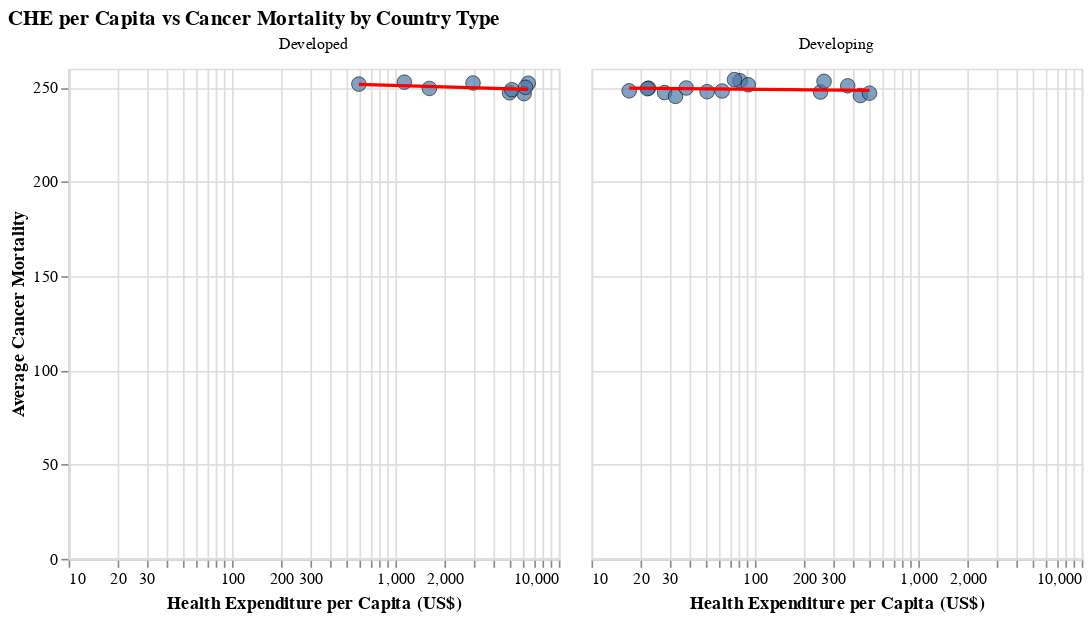

Notebook code cell kept with this figure:
### Code cell
base_chart = alt.Chart(data).mark_circle(size=80, opacity=0.7, stroke='black', strokeWidth=0.5).encode(
    x=alt.X(
        "Current Health Expenditure (CHE) per Capita in US$",
        scale=alt.Scale(type='log'),
        title="Health Expenditure per Capita (US$)"
    ),
    y=alt.Y("Mortality", title="Average Cancer Mortality"),
    tooltip=["Country", "Mortality", "Current Health Expenditure (CHE) per Capita in US$", "GDP_per_Capita"]
)

regression_chart = base_chart.transform_regression(
    "Current Health Expenditure (CHE) per Capita in US$",
    "Mortality"
).mark_line(size=2, color='red')


final_plot = (base_chart + regression_chart)


facet_chart = final_plot.facet(
    column=alt.Column("Country_Type:N", title=None)
).properties(
    title="CHE per Capita vs Cancer Mortality by Country Type",
    bounds="flush"
)

facet_chart

### Figure 1 — Vega-Lite specification as saved in the notebook (floating-point values rounded to 4 significant figures)
{"config": {"view": {"continuousWidth": 300, "continuousHeight": 300}}, "data": {"name": "data-55c6e5cefed184ef41179c1e16e3a702"}, "facet": {"column": {"field": "Country_Type", "title": null, "type": "nominal"}}, "spec": {"layer": [{"mark": {"type": "circle", "opacity": 0.7, "size": 80, "stroke": "black", "strokeWidth": 0.5}, "encoding": {"tooltip": [{"field": "Country", "type": "nominal"}, {"field": "Mortality", "type": "quantitative"}, {"field": "Current Health Expenditure (CHE) per Capita in US$", "type": "quantitative"}, {"field": "GDP_per_Capita", "type": "quantitative"}], "x": {"field": "Current Health Expenditure (CHE) per Capita in US$", "scale": {"type": "log"}, "title": "Health Expenditure per Capita (US$)", "type": "quantitative"}, "y": {"field": "Mortality", "title": "Average Cancer Mortality", "type": "quantitative"}}}, {"mark": {"type": "line", "color": "red", "size": 2}, "encoding": {"tooltip": [{"field": "Country", "type": "nominal"}, {"field": "Mortality", "type": "quantitative"}, {"field": "Current Health Expenditure (CHE) per Capita in US$", "type": "quantitative"}, {"field": "GDP_per_Capita", "type": "quantitative"}], "x": {"field": "Current Health Expenditure (CHE) per Capita in US$", "scale": {"type": "log"}, "title": "Health Expenditure per Capita (US$)", "type": "quantitative"}, "y": {"field": "Mortality", "title": "Average Cancer Mortality", "type": "quantitative"}}, "transform": [{"on": "Current Health Expenditure (CHE) per Capita in US$", "regression": "Mortality"}]}]}, "bounds": "flush", "title": "CHE per Capita vs Cancer Mortality by Country Type", "$schema": "https://vega.github.io/schema/vega-lite/v5.20.1.json", "datasets": {"data-55c6e5cefed184ef41179c1e16e3a702": [{"Country": "Afghanistan", "Incidence": 507.6, "Mortality": 253.6, "Prevalence": 1037.0, "Urban_Population": 60.26, "Health_Expenditure_%GDP": 8.99, "Tobacco_Use_%": 24.81, "Alcohol_Consumption_Liters": 7.98, "Physical_Activity_%": 50.08, "Obesity_%": 25.04, "Air_Quality_Index": 99.42, "UV_Radiation": 5.99, "Family_History_%": 30.24, "Genetic_Mutation_%": 12.49, "Treatment_Coverage_%": 75.49, "GDP_per_Capita": 415.7, "Life_Expectancy": 67.52, "Health_Infrastructure_Index": 5.5, "Education_Index": 0.65, "Population_Density": 503.2, "Current Health Expenditure (CHE)": 3221.0, "Current Health Expenditure (CHE) per Capita in US$": 81.0, "Out-of-Pocket Expenditure (OOPS) per Capita in US$": 62.0, "Out-of-pocket (OOPS) as % of Current Health Expenditure (CHE)": 76.67, "Primary Health Care (PHC) Expenditure per Capita in US$": 46.67, "Country_Type": "Developing"}, {"Country": "Australia", "Incidence": 491.4, "Mortality": 252.3, "Prevalence": 1057.0, "Urban_Population": 59.58, "Health_Expenditure_%GDP": 8.98, "Tobacco_Use_%": 25.09, "Alcohol_Consumption_Liters": 8.12, "Physical_Activity_%": 49.74, "Obesity_%": 24.66, "Air_Quality_Index": 99.86, "UV_Radiation": 5.99, "Family_History_%": 30.12, "Genetic_Mutation_%": 12.56, "Treatment_Coverage_%": 75.02, "GDP_per_Capita": 64820.0, "Life_Expectancy": 67.42, "Health_Infrastructure_Index": 5.55, "Education_Index": 0.65, "Population_Density": 511.0, "Current Health Expenditure (CHE)": 168000.0, "Current Health Expenditure (CHE) per Capita in US$": 6496.0, "Out-of-Pocket Expenditure (OOPS) per Capita in US$": 930.0, "Out-of-pocket (OOPS) as % of Current Health Expenditure (CHE)": 14.5, "Primary Health Care (PHC) Expenditure per Capita in US$": 2386.0, "Country_Type": "Developed"}, {"Country": "Bangladesh", "Incidence": 498.3, "Mortality": 247.8, "Prevalence": 1053.0, "Urban_Population": 60.05, "Health_Expenditure_%GDP": 8.98, "Tobacco_Use_%": 25.23, "Alcohol_Consumption_Liters": 8.01, "Physical_Activity_%": 50.1, "Obesity_%": 25.12, "Air_Quality_Index": 99.83, "UV_Radiation": 6.0, "Family_History_%": 30.01, "Genetic_Mutation_%": 12.4, "Treatment_Coverage_%": 75.31, "GDP_per_Capita": 2551.0, "Life_Expectancy": 67.17, "Health_Infrastructure_Index": 5.49, "Education_Index": 0.65, "Population_Density": 509.0, "Current Health Expenditure (CHE)": 8482.0, "Current Health Expenditure (CHE) per Capita in US$": 51.0, "Out-of-Pocket Expenditure (OOPS) per Capita in US$": 38.0, "Out-of-pocket (OOPS) as % of Current Health Expenditure (CHE)": 74.0, "Primary Health Care (PHC) Expenditure per Capita in US$": 34.0, "Country_Type": "Developing"}, {"Country": "Canada", "Incidence": 504.1, "Mortality": 246.7, "Prevalence": 1059.0, "Urban_Population": 59.63, "Health_Expenditure_%GDP": 9.0, "Tobacco_Use_%": 24.86, "Alcohol_Consumption_Liters": 8.07, "Physical_Activity_%": 49.95, "Obesity_%": 25.17, "Air_Quality_Index": 100.4, "UV_Radiation": 5.95, "Family_History_%": 29.87, "Genetic_Mutation_%": 12.49, "Treatment_Coverage_%": 75.46, "GDP_per_Capita": 53430.0, "Life_Expectancy": 67.38, "Health_Infrastructure_Index": 5.5, "Education_Index": 0.65, "Population_Density": 517.9, "Current Health Expenditure (CHE)": 235900.0, "Current Health Expenditure (CHE) per Capita in US$": 6129.0, "Out-of-Pocket Expenditure (OOPS) per Capita in US$": 869.3, "Out-of-pocket (OOPS) as % of Current Health Expenditure (CHE)": 14.33, "Primary Health Care (PHC) Expenditure per Capita in US$": 2381.0, "Country_Type": "Developed"}, {"Country": "DR Congo", "Incidence": 504.6, "Mortality": 249.6, "Prevalence": 1056.0, "Urban_Population": 60.19, "Health_Expenditure_%GDP": 9.01, "Tobacco_Use_%": 25.03, "Alcohol_Consumption_Liters": 8.0, "Physical_Activity_%": 49.42, "Obesity_%": 24.96, "Air_Quality_Index": 98.25, "UV_Radiation": 5.97, "Family_History_%": 29.65, "Genetic_Mutation_%": 12.5, "Treatment_Coverage_%": 75.35, "GDP_per_Capita": 627.5, "Life_Expectancy": 67.51, "Health_Infrastructure_Index": 5.46, "Education_Index": 0.65, "Population_Density": 509.9, "Current Health Expenditure (CHE)": 2203.0, "Current Health Expenditure (CHE) per Capita in US$": 22.33, "Out-of-Pocket Expenditure (OOPS) per Capita in US$": 8.33, "Out-of-pocket (OOPS) as % of Current Health Expenditure (CHE)": 38.67, "Primary Health Care (PHC) Expenditure per Capita in US$": 12.67, "Country_Type": "Developing"}, {"Country": "Ethiopia", "Incidence": 504.4, "Mortality": 247.3, "Prevalence": 1049.0, "Urban_Population": 60.23, "Health_Expenditure_%GDP": 9.08, "Tobacco_Use_%": 24.83, "Alcohol_Consumption_Liters": 7.86, "Physical_Activity_%": 49.69, "Obesity_%": 25.07, "Air_Quality_Index": 101.1, "UV_Radiation": 6.01, "Family_History_%": 29.79, "Genetic_Mutation_%": 12.53, "Treatment_Coverage_%": 74.94, "GDP_per_Capita": 1272.0, "Life_Expectancy": 67.42, "Health_Infrastructure_Index": 5.46, "Education_Index": 0.65, "Population_Density": 501.8, "Current Health Expenditure (CHE)": 3363.0, "Current Health Expenditure (CHE) per Capita in US$": 28.0, "Out-of-Pocket Expenditure (OOPS) per Capita in US$": 9.0, "Out-of-pocket (OOPS) as % of Current Health Expenditure (CHE)": 33.0, "Primary Health Care (PHC) Expenditure per Capita in US$": 22.0, "Country_Type": "Developing"}, {"Country": "France", "Incidence": 493.3, "Mortality": 247.2, "Prevalence": 1050.0, "Urban_Population": 60.1, "Health_Expenditure_%GDP": 9.04, "Tobacco_Use_%": 24.86, "Alcohol_Consumption_Liters": 7.99, "Physical_Activity_%": 50.15, "Obesity_%": 24.93, "Air_Quality_Index": 101.0, "UV_Radiation": 6.06, "Family_History_%": 30.1, "Genetic_Mutation_%": 12.44, "Treatment_Coverage_%": 74.81, "GDP_per_Capita": 44690.0, "Life_Expectancy": 67.48, "Health_Infrastructure_Index": 5.46, "Education_Index": 0.65, "Population_Density": 512.8, "Current Health Expenditure (CHE)": 337900.0, "Current Health Expenditure (CHE) per Capita in US$": 4997.0, "Out-of-Pocket Expenditure (OOPS) per Capita in US$": 443.3, "Out-of-pocket (OOPS) as % of Current Health Expenditure (CHE)": 9.0, "Primary Health Care (PHC) Expenditure per Capita in US$": 2150.0, "Country_Type": "Developed"}, {"Country": "Germany", "Incidence": 501.6, "Mortality": 250.1, "Prevalence": 1049.0, "Urban_Population": 59.64, "Health_Expenditure_%GDP": 9.01, "Tobacco_Use_%": 25.23, "Alcohol_Consumption_Liters": 8.03, "Physical_Activity_%": 50.03, "Obesity_%": 25.26, "Air_Quality_Index": 100.4, "UV_Radiation": 6.03, "Family_History_%": 29.8, "Genetic_Mutation_%": 12.54, "Treatment_Coverage_%": 74.71, "GDP_per_Capita": 54340.0, "Life_Expectancy": 67.55, "Health_Infrastructure_Index": 5.53, "Education_Index": 0.65, "Population_Density": 509.9, "Current Health Expenditure (CHE)": 520000.0, "Current Health Expenditure (CHE) per Capita in US$": 6251.0, "Out-of-Pocket Expenditure (OOPS) per Capita in US$": 722.7, "Out-of-pocket (OOPS) as % of Current Health Expenditure (CHE)": 11.67, "Primary Health Care (PHC) Expenditure per Capita in US$": 2802.0, "Country_Type": "Developed"}, {"Country": "Ghana", "Incidence": 502.1, "Mortality": 251.4, "Prevalence": 1059.0, "Urban_Population": 59.94, "Health_Expenditure_%GDP": 8.98, "Tobacco_Use_%": 25.41, "Alcohol_Consumption_Liters": 7.93, "Physical_Activity_%": 50.24, "Obesity_%": 24.91, "Air_Quality_Index": 101.8, "UV_Radiation": 6.05, "Family_History_%": 30.21, "Genetic_Mutation_%": 12.49, "Treatment_Coverage_%": 74.73, "GDP_per_Capita": 2260.0, "Life_Expectancy": 67.27, "Health_Infrastructure_Index": 5.52, "Education_Index": 0.65, "Population_Density": 501.5, "Current Health Expenditure (CHE)": 2968.0, "Current Health Expenditure (CHE) per Capita in US$": 91.0, "Out-of-Pocket Expenditure (OOPS) per Capita in US$": 23.0, "Out-of-pocket (OOPS) as % of Current Health Expenditure (CHE)": 25.0, "Primary Health Care (PHC) Expenditure per Capita in US$": 56.0, "Country_Type": "Developing"}, {"Country": "Iraq", "Incidence": 504.0, "Mortality": 247.6, "Prevalence": 1048.0, "Urban_Population": 59.97, "Health_Expenditure_%GDP": 8.97, "Tobacco_Use_%": 24.88, "Alcohol_Consumption_Liters": 8.01, "Physical_Activity_%": 49.58, "Obesity_%": 25.11, "Air_Quality_Index": 98.89, "UV_Radiation": 6.07, "Family_History_%": 29.88, "Genetic_Mutation_%": 12.55, "Treatment_Coverage_%": 74.8, "GDP_per_Capita": 5565.0, "Life_Expectancy": 67.25, "Health_Infrastructure_Index": 5.34, "Education_Index": 0.65, "Population_Density": 506.0, "Current Health Expenditure (CHE)": 10840.0, "Current Health Expenditure (CHE) per Capita in US$": 252.0, "Out-of-Pocket Expenditure (OOPS) per Capita in US$": 126.0, "Out-of-pocket (OOPS) as % of Current Health Expenditure (CHE)": 50.0, "Primary Health Care (PHC) Expenditure per Capita in US$": 126.0, "Country_Type": "Developing"}, {"Country": "Madagascar", "Incidence": 501.5, "Mortality": 248.2, "Prevalence": 1054.0, "Urban_Population": 59.84, "Health_Expenditure_%GDP": 9.03, "Tobacco_Use_%": 25.2, "Alcohol_Consumption_Liters": 8.19, "Physical_Activity_%": 49.88, "Obesity_%": 25.17, "Air_Quality_Index": 99.18, "UV_Radiation": 5.95, "Family_History_%": 29.89, "Genetic_Mutation_%": 12.52, "Treatment_Coverage_%": 75.12, "GDP_per_Capita": 506.2, "Life_Expectancy": 67.59, "Health_Infrastructure_Index": 5.49, "Education_Index": 0.65, "Population_Density": 502.4, "Current Health Expenditure (CHE)": 498.0, "Current Health Expenditure (CHE) per Capita in US$": 17.0, "Out-of-Pocket Expenditure (OOPS) per Capita in US$": 5.5, "Out-of-pocket (OOPS) as % of Current Health Expenditure (CHE)": 32.0, "Primary Health Care (PHC) Expenditure per Capita in US$": 11.5, "Country_Type": "Developing"}, {"Country": "Malaysia", "Incidence": 498.1, "Mortality": 245.7, "Prevalence": 1066.0, "Urban_Population": 59.88, "Health_Expenditure_%GDP": 9.07, "Tobacco_Use_%": 24.94, "Alcohol_Consumption_Liters": 7.98, "Physical_Activity_%": 51.04, "Obesity_%": 24.9, "Air_Quality_Index": 98.36, "UV_Radiation": 6.0, "Family_History_%": 30.15, "Genetic_Mutation_%": 12.59, "Treatment_Coverage_%": 74.75, "GDP_per_Capita": 11380.0, "Life_Expectancy": 67.56, "Health_Infrastructure_Index": 5.49, "Education_Index": 0.65, "Population_Density": 509.7, "Current Health Expenditure (CHE)": 15060.0, "Current Health Expenditure (CHE) per Capita in US$": 442.0, "Out-of-Pocket Expenditure (OOPS) per Capita in US$": 146.0, "Out-of-pocket (OOPS) as % of Current Health Expenditure (CHE)": 33.0, "Primary Health Care (PHC) Expenditure per Capita in US$": 204.5, "Country_Type": "Developing"}, {"Country": "Mexico", "Incidence": 503.3, "Mortality": 251.8, "Prevalence": 1048.0, "Urban_Population": 59.92, "Health_Expenditure_%GDP": 8.86, "Tobacco_Use_%": 25.23, "Alcohol_Consumption_Liters": 8.12, "Physical_Activity_%": 50.08, "Obesity_%": 24.87, "Air_Quality_Index": 98.96, "UV_Radiation": 6.08, "Family_History_%": 30.07, "Genetic_Mutation_%": 12.45, "Treatment_Coverage_%": 75.22, "GDP_per_Capita": 13790.0, "Life_Expectancy": 67.36, "Health_Infrastructure_Index": 5.54, "Education_Index": 0.65, "Population_Density": 506.8, "Current Health Expenditure (CHE)": 76320.0, "Current Health Expenditure (CHE) per Capita in US$": 597.3, "Out-of-Pocket Expenditure (OOPS) per Capita in US$": 237.3, "Out-of-pocket (OOPS) as % of Current Health Expenditure (CHE)": 39.67, "Primary Health Care (PHC) Expenditure per Capita in US$": 263.0, "Country_Type": "Developed"}, {"Country": "Nepal", "Incidence": 503.6, "Mortality": 248.1, "Prevalence": 1053.0, "Urban_Population": 59.73, "Health_Expenditure_%GDP": 9.1, "Tobacco_Use_%": 24.88, "Alcohol_Consumption_Liters": 7.91, "Physical_Activity_%": 49.66, "Obesity_%": 24.87, "Air_Quality_Index": 100.4, "UV_Radiation": 6.01, "Family_History_%": 30.03, "Genetic_Mutation_%": 12.52, "Treatment_Coverage_%": 74.69, "GDP_per_Capita": 1378.0, "Life_Expectancy": 67.73, "Health_Infrastructure_Index": 5.47, "Education_Index": 0.65, "Population_Density": 515.9, "Current Health Expenditure (CHE)": 1836.0, "Current Health Expenditure (CHE) per Capita in US$": 63.0, "Out-of-Pocket Expenditure (OOPS) per Capita in US$": 33.0, "Out-of-pocket (OOPS) as % of Current Health Expenditure (CHE)": 52.5, "Primary Health Care (PHC) Expenditure per Capita in US$": 40.5, "Country_Type": "Developing"}, {"Country": "Niger", "Incidence": 491.8, "Mortality": 245.3, "Prevalence": 1038.0, "Urban_Population": 60.21, "Health_Expenditure_%GDP": 8.99, "Tobacco_Use_%": 25.35, "Alcohol_Consumption_Liters": 8.03, "Physical_Activity_%": 49.68, "Obesity_%": 24.92, "Air_Quality_Index": 98.18, "UV_Radiation": 6.02, "Family_History_%": 30.2, "Genetic_Mutation_%": 12.52, "Treatment_Coverage_%": 75.35, "GDP_per_Capita": 642.9, "Life_Expectancy": 67.42, "Health_Infrastructure_Index": 5.61, "Education_Index": 0.65, "Population_Density": 504.9, "Current Health Expenditure (CHE)": 795.3, "Current Health Expenditure (CHE) per Capita in US$": 32.67, "Out-of-Pocket Expenditure (OOPS) per Capita in US$": 14.0, "Out-of-pocket (OOPS) as % of Current Health Expenditure (CHE)": 42.33, "Primary Health Care (PHC) Expenditure per Capita in US$": 21.33, "Country_Type": "Developing"}, {"Country": "Nigeria", "Incidence": 499.0, "Mortality": 254.2, "Prevalence": 1040.0, "Urban_Population": 59.7, "Health_Expenditure_%GDP": 8.99, "Tobacco_Use_%": 24.82, "Alcohol_Consumption_Liters": 7.92, "Physical_Activity_%": 49.95, "Obesity_%": 24.78, "Air_Quality_Index": 100.9, "UV_Radiation": 6.09, "Family_History_%": 30.0, "Genetic_Mutation_%": 12.52, "Treatment_Coverage_%": 74.97, "GDP_per_Capita": 1597.0, "Life_Expectancy": 67.44, "Health_Infrastructure_Index": 5.56, "Education_Index": 0.65, "Population_Density": 508.1, "Current Health Expenditure (CHE)": 16210.0, "Current Health Expenditure (CHE) per Capita in US$": 75.0, "Out-of-Pocket Expenditure (OOPS) per Capita in US$": 56.5, "Out-of-pocket (OOPS) as % of Current Health Expenditure (CHE)": 75.5, "Primary Health Care (PHC) Expenditure per Capita in US$": 50.5, "Country_Type": "Developing"}, {"Country": "Pakistan", "Incidence": 495.6, "Mortality": 249.7, "Prevalence": 1033.0, "Urban_Population": 60.53, "Health_Expenditure_%GDP": 8.96, "Tobacco_Use_%": 24.89, "Alcohol_Consumption_Liters": 8.0, "Physical_Activity_%": 50.09, "Obesity_%": 25.13, "Air_Quality_Index": 96.79, "UV_Radiation": 5.98, "Family_History_%": 29.86, "Genetic_Mutation_%": 12.43, "Treatment_Coverage_%": 74.87, "GDP_per_Capita": 1365.0, "Life_Expectancy": 67.06, "Health_Infrastructure_Index": 5.5, "Education_Index": 0.65, "Population_Density": 508.6, "Current Health Expenditure (CHE)": 9060.0, "Current Health Expenditure (CHE) per Capita in US$": 38.0, "Out-of-Pocket Expenditure (OOPS) per Capita in US$": 19.0, "Out-of-pocket (OOPS) as % of Current Health Expenditure (CHE)": 51.0, "Primary Health Care (PHC) Expenditure per Capita in US$": 21.0, "Country_Type": "Developing"}, {"Country": "Poland", "Incidence": 495.3, "Mortality": 252.8, "Prevalence": 1059.0, "Urban_Population": 59.81, "Health_Expenditure_%GDP": 8.91, "Tobacco_Use_%": 25.3, "Alcohol_Consumption_Liters": 8.1, "Physical_Activity_%": 49.81, "Obesity_%": 24.78, "Air_Quality_Index": 99.58, "UV_Radiation": 6.01, "Family_History_%": 30.03, "Genetic_Mutation_%": 12.5, "Treatment_Coverage_%": 74.65, "GDP_per_Capita": 22060.0, "Life_Expectancy": 67.33, "Health_Infrastructure_Index": 5.47, "Education_Index": 0.65, "Population_Density": 507.9, "Current Health Expenditure (CHE)": 42280.0, "Current Health Expenditure (CHE) per Capita in US$": 1134.0, "Out-of-Pocket Expenditure (OOPS) per Capita in US$": 220.0, "Out-of-pocket (OOPS) as % of Current Health Expenditure (CHE)": 19.67, "Primary Health Care (PHC) Expenditure per Capita in US$": 488.7, "Country_Type": "Developed"}, {"Country": "Saudi Arabia", "Incidence": 494.1, "Mortality": 249.5, "Prevalence": 1041.0, "Urban_Population": 59.79, "Health_Expenditure_%GDP": 8.88, "Tobacco_Use_%": 24.96, "Alcohol_Consumption_Liters": 7.98, "Physical_Activity_%": 50.55, "Obesity_%": 24.96, "Air_Quality_Index": 100.0, "UV_Radiation": 5.99, "Family_History_%": 29.81, "Genetic_Mutation_%": 12.43, "Treatment_Coverage_%": 75.08, "GDP_per_Capita": 32090.0, "Life_Expectancy": 67.49, "Health_Infrastructure_Index": 5.47, "Education_Index": 0.65, "Population_Density": 496.6, "Current Health Expenditure (CHE)": 50320.0, "Current Health Expenditure (CHE) per Capita in US$": 1615.0, "Out-of-Pocket Expenditure (OOPS) per Capita in US$": 163.5, "Out-of-pocket (OOPS) as % of Current Health Expenditure (CHE)": 10.0, "Primary Health Care (PHC) Expenditure per Capita in US$": 837.0, "Country_Type": "Developed"}, {"Country": "South Africa", "Incidence": 498.4, "Mortality": 247.0, "Prevalence": 1042.0, "Urban_Population": 59.72, "Health_Expenditure_%GDP": 9.01, "Tobacco_Use_%": 24.97, "Alcohol_Consumption_Liters": 8.08, "Physical_Activity_%": 50.91, "Obesity_%": 24.9, "Air_Quality_Index": 99.81, "UV_Radiation": 5.98, "Family_History_%": 30.64, "Genetic_Mutation_%": 12.45, "Treatment_Coverage_%": 75.09, "GDP_per_Capita": 6022.0, "Life_Expectancy": 67.42, "Health_Infrastructure_Index": 5.53, "Education_Index": 0.65, "Population_Density": 500.5, "Current Health Expenditure (CHE)": 30490.0, "Current Health Expenditure (CHE) per Capita in US$": 503.0, "Out-of-Pocket Expenditure (OOPS) per Capita in US$": 32.0, "Out-of-pocket (OOPS) as % of Current Health Expenditure (CHE)": 6.0, "Primary Health Care (PHC) Expenditure per Capita in US$": 287.0, "Country_Type": "Developing"}, {"Country": "Spain", "Incidence": 501.2, "Mortality": 252.4, "Prevalence": 1047.0, "Urban_Population": 59.83, "Health_Expenditure_%GDP": 9.01, "Tobacco_Use_%": 24.99, "Alcohol_Consumption_Liters": 7.97, "Physical_Activity_%": 50.15, "Obesity_%": 25.04, "Air_Quality_Index": 99.5, "UV_Radiation": 6.01, "Family_History_%": 30.13, "Genetic_Mutation_%": 12.48, "Treatment_Coverage_%": 75.34, "GDP_per_Capita": 33510.0, "Life_Expectancy": 67.37, "Health_Infrastructure_Index": 5.54, "Education_Index": 0.65, "Population_Density": 506.6, "Current Health Expenditure (CHE)": 141400.0, "Current Health Expenditure (CHE) per Capita in US$": 2984.0, "Out-of-Pocket Expenditure (OOPS) per Capita in US$": 579.3, "Out-of-pocket (OOPS) as % of Current Health Expenditure (CHE)": 19.33, "Primary Health Care (PHC) Expenditure per Capita in US$": 1111.0, "Country_Type": "Developed"}, {"Country": "Sudan", "Incidence": 493.5, "Mortality": 249.3, "Prevalence": 1053.0, "Urban_Population": 59.85, "Health_Expenditure_%GDP": 8.97, "Tobacco_Use_%": 25.37, "Alcohol_Consumption_Liters": 7.92, "Physical_Activity_%": 50.15, "Obesity_%": 24.84, "Air_Quality_Index": 101.0, "UV_Radiation": 6.01, "Family_History_%": 29.87, "Genetic_Mutation_%": 12.51, "Treatment_Coverage_%": 74.8, "GDP_per_Capita": 2183.0, "Life_Expectancy": 67.48, "Health_Infrastructure_Index": 5.47, "Education_Index": 0.65, "Population_Density": 503.9, "Current Health Expenditure (CHE)": 1037.0, "Current Health Expenditure (CHE) per Capita in US$": 22.0, "Out-of-Pocket Expenditure (OOPS) per Capita in US$": 12.0, "Out-of-pocket (OOPS) as % of Current Health Expenditure (CHE)": 53.0, "Primary Health Care (PHC) Expenditure per Capita in US$": 13.0, "Country_Type": "Developing"}, {"Country": "Thailand", "Incidence": 499.2, "Mortality": 250.9, "Prevalence": 1060.0, "Urban_Population": 60.17, "Health_Expenditure_%GDP": 9.01, "Tobacco_Use_%": 25.18, "Alcohol_Consumption_Liters": 8.0, "Physical_Activity_%": 50.07, "Obesity_%": 25.24, "Air_Quality_Index": 98.51, "UV_Radiation": 5.99, "Family_History_%": 29.8, "Genetic_Mutation_%": 12.47, "Treatment_Coverage_%": 74.97, "GDP_per_Capita": 7182.0, "Life_Expectancy": 67.4, "Health_Infrastructure_Index": 5.55, "Education_Index": 0.65, "Population_Density": 500.6, "Current Health Expenditure (CHE)": 26540.0, "Current Health Expenditure (CHE) per Capita in US$": 370.0, "Out-of-Pocket Expenditure (OOPS) per Capita in US$": 34.0, "Out-of-pocket (OOPS) as % of Current Health Expenditure (CHE)": 9.0, "Primary Health Care (PHC) Expenditure per Capita in US$": 216.0, "Country_Type": "Developing"}, {"Country": "Ukraine", "Incidence": 500.2, "Mortality": 253.3, "Prevalence": 1053.0, "Urban_Population": 60.11, "Health_Expenditure_%GDP": 9.04, "Tobacco_Use_%": 25.01, "Alcohol_Consumption_Liters": 7.95, "Physical_Activity_%": 50.28, "Obesity_%": 24.97, "Air_Quality_Index": 99.01, "UV_Radiation": 6.04, "Family_History_%": 29.91, "Genetic_Mutation_%": 12.42, "Treatment_Coverage_%": 74.85, "GDP_per_Capita": 5070.0, "Life_Expectancy": 67.73, "Health_Infrastructure_Index": 5.52, "Education_Index": 0.65, "Population_Density": 509.0, "Current Health Expenditure (CHE)": 11840.0, "Current Health Expenditure (CHE) per Capita in US$": 265.0, "Out-of-Pocket Expenditure (OOPS) per Capita in US$": 127.0, "Out-of-pocket (OOPS) as % of Current Health Expenditure (CHE)": 48.0, "Primary Health Care (PHC) Expenditure per Capita in US$": 102.0, "Country_Type": "Developing"}, {"Country": "United Kingdom", "Incidence": 502.7, "Mortality": 248.8, "Prevalence": 1045.0, "Urban_Population": 60.53, "Health_Expenditure_%GDP": 8.94, "Tobacco_Use_%": 25.01, "Alcohol_Consumption_Liters": 8.02, "Physical_Activity_%": 49.92, "Obesity_%": 24.9, "Air_Quality_Index": 98.91, "UV_Radiation": 6.04, "Family_History_%": 29.44, "Genetic_Mutation_%": 12.55, "Treatment_Coverage_%": 74.6, "GDP_per_Capita": 49460.0, "Life_Expectancy": 67.44, "Health_Infrastructure_Index": 5.53, "Education_Index": 0.65, "Population_Density": 504.3, "Current Health Expenditure (CHE)": 347300.0, "Current Health Expenditure (CHE) per Capita in US$": 5155.0, "Out-of-Pocket Expenditure (OOPS) per Capita in US$": 638.3, "Out-of-pocket (OOPS) as % of Current Health Expenditure (CHE)": 12.0, "Primary Health Care (PHC) Expenditure per Capita in US$": 2016.0, "Country_Type": "Developed"}]}}
